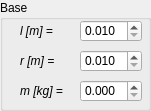
   <widget class="QGroupBox" name="BaseGroupBox">
    <property name="geometry">
     <rect>
      <x>20</x>
      <y>530</y>
      <width>151</width>
      <height>111</height>
     </rect>
    </property>
    <property name="title">
     <string>Base</string>
    </property>
    <widget class="QDoubleSpinBox" name="BaseLengthSpinBox">
     <property name="geometry">
      <rect>
       <x>80</x>
       <y>20</y>
       <width>62</width>
       <height>22</height>
      </rect>
     </property>
     <property name="decimals">
      <number>3</number>
     </property>
     <property name="minimum">
      <double>0.010000000000000</double>
     </property>
     <property name="maximum">
      <double>10.000000000000000</double>
     </property>
     <property name="singleStep">
      <double>0.010000000000000</double>
     </property>
    </widget>
    <widget class="QLabel" name="BaseLengthLabel">
     <property name="geometry">
      <rect>
       <x>20</x>
       <y>20</y>
       <width>41</width>
       <height>21</height>
      </rect>
     </property>
     <property name="font">
      <font>
       <italic>true</italic>
      </font>
     </property>
     <property name="text">
      <string>l [m] =</string>
     </property>
    </widget>
    <widget class="QDoubleSpinBox" name="BaseMassSpinBox">
     <property name="enabled">
      <bool>true</bool>
     </property>
     <property name="geometry">
      <rect>
       <x>80</x>
       <y>80</y>
       <width>62</width>
       <height>22</height>
      </rect>
     </property>
     <property name="decimals">
      <number>3</number>
     </property>
     <property name="maximum">
      <double>100.000000000000000</double>
     </property>
     <property name="singleStep">
      <double>0.050000000000000</double>
     </property>
    </widget>
    <widget class="QLabel" name="BaseMassLabel">
     <property name="geometry">
      <rect>
       <x>20</x>
       <y>80</y>
       <width>51</width>
       <height>21</height>
      </rect>
     </property>
     <property name="font">
      <font>
       <italic>true</italic>
      </font>
     </property>
     <property name="text">
      <string>m [kg] =</string>
     </property>
    </widget>
    <widget class="QLabel" name="BaseRadiusLabel">
     <property name="geometry">
      <rect>
       <x>20</x>
       <y>50</y>
       <width>41</width>
       <height>21</height>
      </rect>
     </property>
     <property name="font">
      <font>
       <italic>true</italic>
      </font>
     </property>
     <property name="text">
      <string>r [m] =</string>
     </property>
    </widget>
    <widget class="QDoubleSpinBox" name="BaseRadiusSpinBox">
     <property name="geometry">
      <rect>
       <x>80</x>
       <y>50</y>
       <width>62</width>
       <height>22</height>
      </rect>
     </property>
     <property name="decimals">
      <number>3</number>
     </property>
     <property name="minimum">
      <double>0.010000000000000</double>
     </property>
     <property name="maximum">
      <double>10.000000000000000</double>
     </property>
     <property name="singleStep">
      <double>0.005000000000000</double>
     </property>
    </widget>
   </widget>
